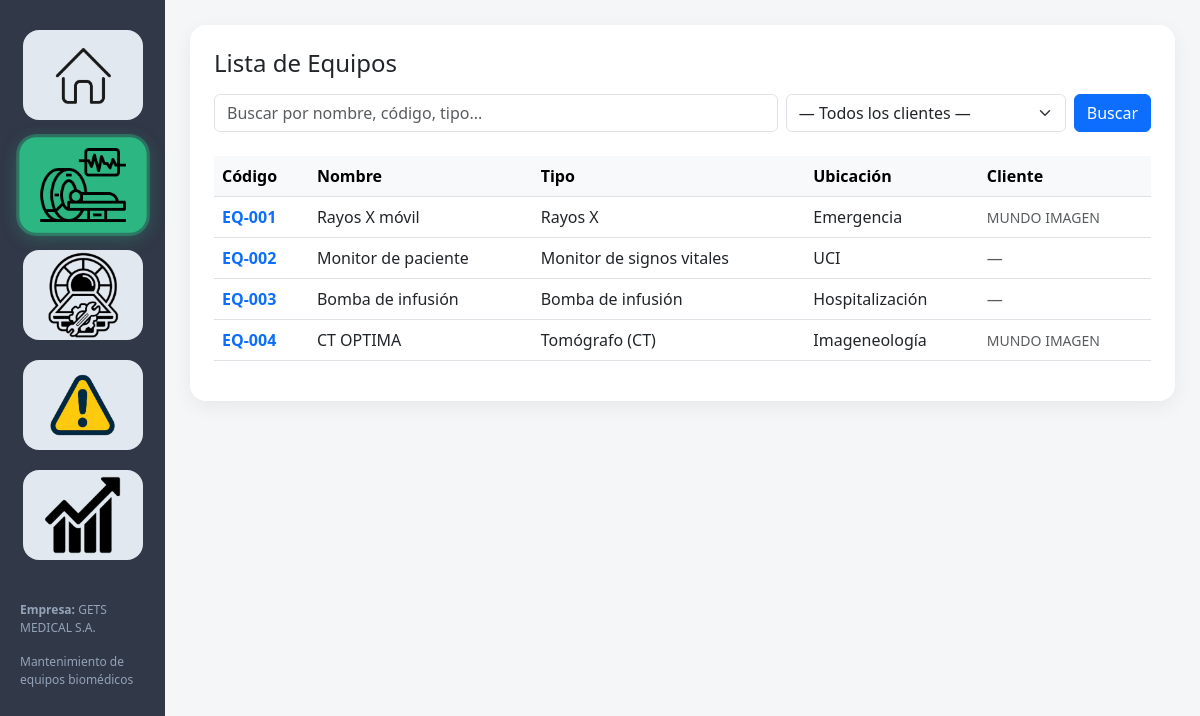
Screenshot of /equipos/ with the database file from the repository.
### core/models.py (models this page shows, shortened)
class Equipo(models.Model):
    TIPO_CHOICES = [
        ('rayos_x',          'Rayos X'),
        ('tomografo',        'Tomógrafo (CT)'),
        ('resonancia',       'Resonancia Magnética (RM)'),
        ('ultrasonido',      'Ultrasonido / Ecógrafo'),
        ('mamografo',        'Mamógrafo'),
        ('fluoroscopio',     'Fluoroscopio'),
        ('densitometro',     'Densitómetro óseo'),
        ('arco_c',           'Arco en C'),
        ('angiografo',       'Angiógrafo'),
        ('pet_scan',         'PET / PET-CT'),
        ('monitor',          'Monitor de signos vitales'),
        ('ventilador',       'Ventilador mecánico'),
        ('desfibrilador',    'Desfibrilador / DEA'),
        ('electrocardiografo','Electrocardiógraf (ECG)'),
        ('oximetro',         'Oxímetro de pulso'),
        ('bomba_infusion',   'Bomba de infusión'),
        ('incubadora',       'Incubadora neonatal'),
        ('electrobisturi',   'Electrobisturí'),
        ('laser_medico',     'Láser médico'),
        ('arco_quirurgico',  'Arco quirúrgico'),
        ('analizador',       'Analizador / Autoanalizador'),
        ('centrifuga',       'Centrífuga'),
        ('microscopio',      'Microscopio'),
        ('espectrofotometro','Espectrofotómetro'),
        ('autoclave',        'Autoclave / Esterilizador'),
        ('ultrasonido_rehab','Ultrasonido terapéutico'),
        ('electroterapia',   'Electroterapia / TENS'),
        ('laser_rehab',      'Láser terapéutico'),
        ('rayos_x_dental',   'Rayos X dental'),
        ('unidad_dental',    'Unidad odontológica'),
        ('otro',             'Otro'),
    ]
    codigo            = models.CharField(max_length=50, unique=True)
    nombre            = models.CharField(max_length=100)
    tipo              = models.CharField(
                            max_length=50,
                            choices=TIPO_CHOICES,
                            default='otro',
                            help_text='Categoría del equipo biomédico'
                        )
    tipo_otro         = models.CharField(
                            max_length=100,
                            blank=True,
                            null=True,
                            help_text='Especificar si el tipo es "Otro"'
                        )
    marca             = models.CharField(max_length=50)
    modelo            = models.CharField(max_length=50)
    serie             = models.CharField(max_length=50)
    ubicacion         = models.CharField(max_length=100)
    estado            = models.CharField(max_length=50)
    fecha_adquisicion = models.DateField(null=True, blank=True)
    criticidad        = models.CharField(max_length=20)
    usos_mas          = models.PositiveIntegerField(
        null=True,
        blank=True,
        help_text='Número de usos o mAs acumulados del equipo'
    )
    cliente           = models.ForeignKey(
        Cliente,
        on_delete=models.SET_NULL,
        null=True,
        blank=True,
        related_name='equipos',
        help_text='Cliente o institución propietaria del equipo'
    )
    tubo_modelo       = models.CharField(
        max_length=100,
        blank=True,
        null=True,
        help_text='Modelo del tubo de rayos X (dejar vacío si no aplica)'
    )
    tubo_serie        = models.CharField(
        max_length=100,
        blank=True,
        null=True,
        help_text='Número de serie del tubo de rayos X (dejar vacío si no aplica)'
    )
    class Meta:
        verbose_name        = 'Equipo'
        verbose_name_plural = 'Equipos'
        ordering            = ['codigo']
    def tipo_display(self):
        if self.tipo == 'otro':
            return self.tipo_otro or 'Otro'
        return self.get_tipo_display() or self.tipo

class Cliente(models.Model):
    nombre    = models.CharField(max_length=150, unique=True, help_text='Nombre del cliente o institución')
    ruc       = models.CharField(max_length=20, blank=True, null=True, help_text='RUC o identificación fiscal')
    direccion = models.CharField(max_length=200, blank=True, null=True)
    telefono  = models.CharField(max_length=30, blank=True, null=True)
    contacto  = models.CharField(max_length=100, blank=True, null=True, help_text='Persona de contacto')
    email     = models.EmailField(blank=True, null=True)
    class Meta:
        verbose_name        = 'Cliente'
        verbose_name_plural = 'Clientes'
        ordering            = ['nombre']

### core/views.py (the view, shortened to what this page needs)
# urls.py: path('equipos/',                                views.lista_equipos,         name='lista_equipos'),
def lista_equipos(request):
    q          = request.GET.get('q', '').strip()
    cliente_id = request.GET.get('cliente', '').strip()
    equipos = Equipo.objects.select_related('cliente').all()
    if cliente_id:
        equipos = equipos.filter(cliente__id=cliente_id)
    clientes = Cliente.objects.order_by('nombre')
    return render(request, 'lista.html', {
        'equipos':     equipos,
        'clientes':    clientes,
        'cliente_sel': cliente_id,
    })

### core/templates/lista.html (shortened to what this page needs)
{% extends 'base.html' %}
{% block content %}
<div class="card p-4">
<h4 class="mb-3">Lista de Equipos</h4>
<form method="get" class="mb-4">
    <div class="d-flex gap-2 flex-wrap">
        <input
            type="text"
            name="q"
            placeholder="Buscar por nombre, código, tipo..."
            class="form-control"
            style="min-width:220px;flex:1"
            value="{{ request.GET.q }}"
        >
        <select name="cliente" class="form-select" style="min-width:200px;max-width:280px">
            <option value="">— Todos los clientes —</option>
        </select>
        <button type="submit" class="btn btn-primary">Buscar</button>
    </div>
</form>
<div class="table-responsive">
<table class="table table-hover align-middle">
<thead class="table-light">
<tr>
    <th>Código</th>
    <th>Nombre</th>
    <th>Tipo</th>
    <th>Ubicación</th>
    <th>Cliente</th>
</tr>
</thead>
<tbody>
{% for e in equipos %}
<tr>
    <td>
        <a href="/equipo/{{ e.id }}/" class="text-decoration-none fw-bold text-primary">
            {{ e.codigo }}
        </a>
    </td>
    <td>{{ e.nombre }}</td>
    <td>{{ e.tipo_display }}</td>
    <td>{{ e.ubicacion }}</td>
    <td>
        {% if e.cliente %}
        <a href="/equipos/?cliente={{ e.cliente.id }}" class="text-decoration-none text-muted small">
            {{ e.cliente.nombre }}
        </a>
        {% else %}
        <span class="text-muted">—</span>
        {% endif %}
    </td>
</tr>
{% endfor %}
</tbody>
</table>
</div>
</div>
{% endblock %}

### core/templates/base.html (style rules this page uses)
body { margin: 0; font-family: 'Segoe UI', sans-serif; background-color: #f4f6f8; }
.card { border-radius: 16px; border: none; box-shadow: 0 6px 20px rgba(0,0,0,0.06); }

### rows the page displays
Equipo: codigo "EQ-001", nombre "Rayos X móvil", tipo_display "Rayos X", ubicacion "Emergencia", cliente.nombre "MUNDO IMAGEN"
Equipo: codigo "EQ-002", nombre "Monitor de paciente", tipo_display "Monitor de signos vitales", ubicacion "UCI"
Equipo: codigo "EQ-003", nombre "Bomba de infusión", tipo_display "Bomba de infusión", ubicacion "Hospitalización"
Equipo: codigo "EQ-004", nombre "CT OPTIMA", tipo_display "Tomógrafo (CT)", ubicacion "Imageneología", cliente.nombre "MUNDO IMAGEN"
